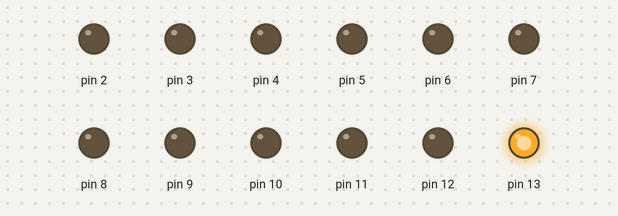
Bench run of a sketch on a simulated Arduino Uno, built with avr-gcc and run on an emulated ATmega328P. On the bench: output pins drawn as LEDs (lit = HIGH).

Above: at 0.1 s.
At 0.9 s:
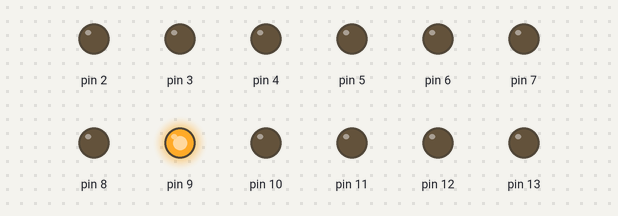
At 1.7 s:
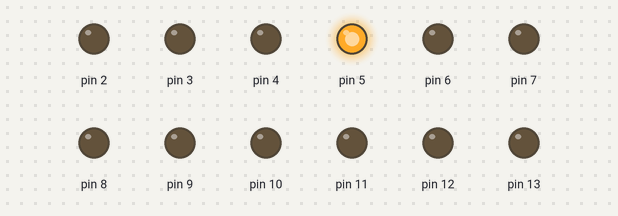
At 3.1 s:
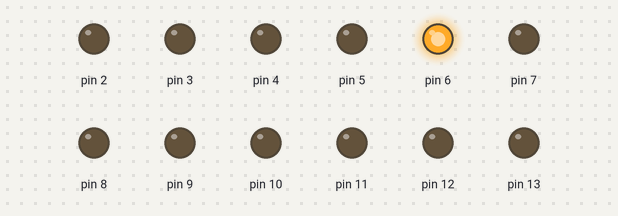
At 4.7 s:
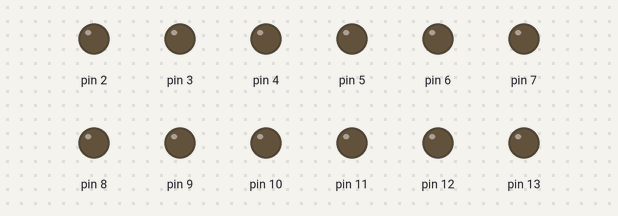
At 6.1 s:
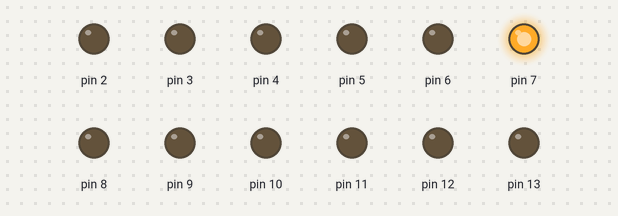
Timing chart, 0 to 6.4 s (numbered marks = the images above):
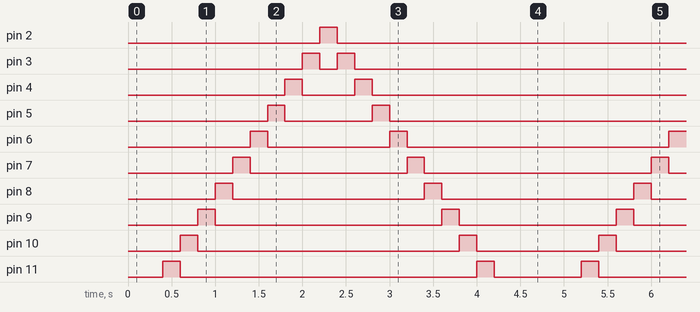

Measured:
- by itself, pin 2: alternates HIGH for 0.20 s and LOW for 4.6 s
- by itself, pin 3: repeats every 4.8 s: LOW 0.20 s, HIGH 0.20 s, LOW 4.2 s, HIGH 0.20 s
- by itself, pin 4: repeats every 4.8 s: LOW 0.60 s, HIGH 0.20 s, LOW 3.8 s, HIGH 0.20 s
- by itself, pin 5: repeats every 4.8 s: LOW 1.0 s, HIGH 0.20 s, LOW 3.4 s, HIGH 0.20 s
- by itself, pin 6: repeats every 4.8 s: LOW 1.4 s, HIGH 0.20 s, LOW 3.0 s, HIGH 0.20 s
- by itself, pin 7: repeats every 4.8 s: LOW 1.8 s, HIGH 0.20 s, LOW 2.6 s, HIGH 0.20 s
- by itself, pin 8: alternates HIGH for 0.20 s and LOW for 2.2 s
- by itself, pin 9: repeats every 4.8 s: LOW 2.6 s, HIGH 0.20 s, LOW 1.8 s, HIGH 0.20 s

The sketch:

AutoIncreible2.ino
```cpp
// C++ code
//
bool band=false;
int j=14;
void setup()
{
  for(int i=2;i<=13;i++)
    pinMode(i, OUTPUT);
}

void loop()
{
  if(band==false)
    j--;
  else
    j++;
  digitalWrite(j,HIGH);
  delay(200);
  digitalWrite(j,LOW);

  if(j==2)
    band=true;
  if(j==14)
    band=false;
}
```
